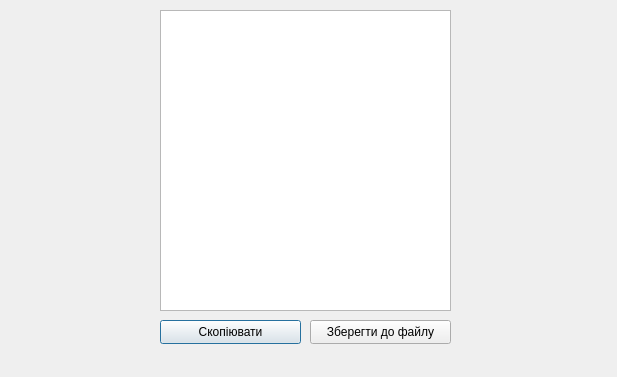
<?xml version="1.0" encoding="UTF-8"?>
<ui version="4.0">
 <class>FileWindow</class>
 <widget class="QDialog" name="FileWindow">
  <property name="geometry">
   <rect>
    <x>0</x>
    <y>0</y>
    <width>617</width>
    <height>377</height>
   </rect>
  </property>
  <property name="windowTitle">
   <string>Dialog</string>
  </property>
  <widget class="QPlainTextEdit" name="solved_system">
   <property name="geometry">
    <rect>
     <x>160</x>
     <y>10</y>
     <width>291</width>
     <height>301</height>
    </rect>
   </property>
  </widget>
  <widget class="QPushButton" name="copyButton">
   <property name="geometry">
    <rect>
     <x>160</x>
     <y>320</y>
     <width>141</width>
     <height>24</height>
    </rect>
   </property>
   <property name="text">
    <string>Скопіювати</string>
   </property>
  </widget>
  <widget class="QPushButton" name="saveButton">
   <property name="geometry">
    <rect>
     <x>310</x>
     <y>320</y>
     <width>141</width>
     <height>24</height>
    </rect>
   </property>
   <property name="text">
    <string>Зберегти до файлу</string>
   </property>
  </widget>
 </widget>
 <resources/>
 <connections/>
</ui>
